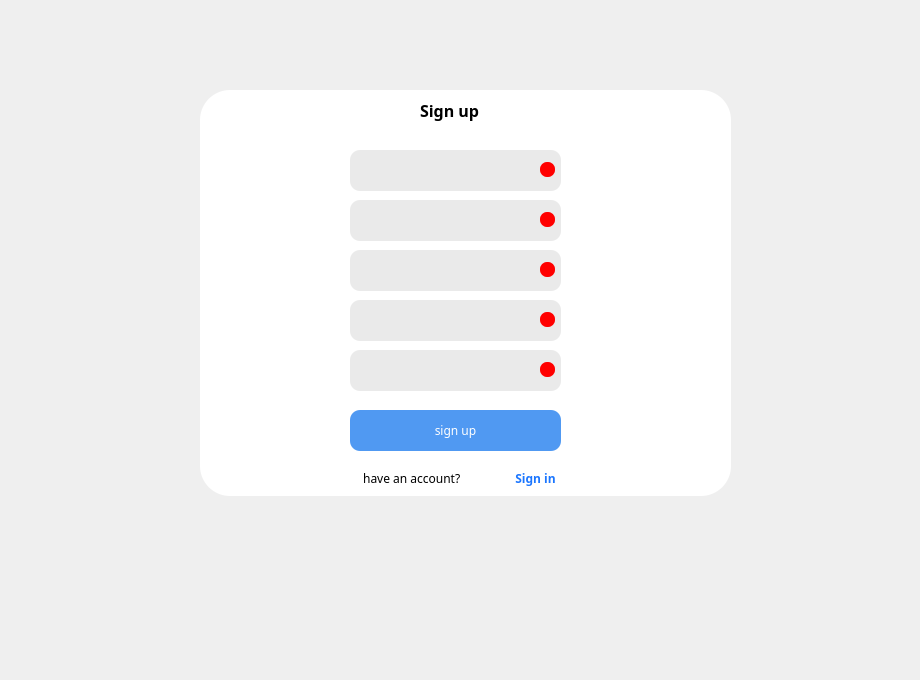
<?xml version="1.0" encoding="UTF-8"?>
<ui version="4.0">
 <class>Dialog</class>
 <widget class="QDialog" name="Dialog">
  <property name="geometry">
   <rect>
    <x>0</x>
    <y>0</y>
    <width>920</width>
    <height>680</height>
   </rect>
  </property>
  <property name="windowTitle">
   <string>Dialog</string>
  </property>
  <widget class="QFrame" name="frame">
   <property name="geometry">
    <rect>
     <x>200</x>
     <y>90</y>
     <width>531</width>
     <height>406</height>
    </rect>
   </property>
   <property name="styleSheet">
    <string notr="true">border-radius: 30px;
background-color: #FFFFFF</string>
   </property>
   <property name="frameShape">
    <enum>QFrame::StyledPanel</enum>
   </property>
   <property name="frameShadow">
    <enum>QFrame::Raised</enum>
   </property>
   <widget class="QLineEdit" name="email">
    <property name="geometry">
     <rect>
      <x>150</x>
      <y>110</y>
      <width>211</width>
      <height>41</height>
     </rect>
    </property>
    <property name="styleSheet">
     <string notr="true">border-radius: 10px;background-color: #EAEAEA;</string>
    </property>
   </widget>
   <widget class="QPushButton" name="lognin">
    <property name="geometry">
     <rect>
      <x>290</x>
      <y>380</y>
      <width>91</width>
      <height>16</height>
     </rect>
    </property>
    <property name="font">
     <font>
      <family>Montserrat</family>
      <weight>75</weight>
      <bold>true</bold>
     </font>
    </property>
    <property name="styleSheet">
     <string notr="true">color: #1B76FF</string>
    </property>
    <property name="text">
     <string>Sign in</string>
    </property>
   </widget>
   <widget class="QPushButton" name="signup">
    <property name="geometry">
     <rect>
      <x>150</x>
      <y>320</y>
      <width>211</width>
      <height>41</height>
     </rect>
    </property>
    <property name="font">
     <font>
      <family>Montserrat</family>
      <weight>50</weight>
      <bold>false</bold>
     </font>
    </property>
    <property name="toolTipDuration">
     <number>-1</number>
    </property>
    <property name="styleSheet">
     <string notr="true">border-radius: 10px;background-color: #5099F2;color : #FFFFFF</string>
    </property>
    <property name="text">
     <string>sign up</string>
    </property>
   </widget>
   <widget class="QLineEdit" name="phone">
    <property name="geometry">
     <rect>
      <x>150</x>
      <y>160</y>
      <width>211</width>
      <height>41</height>
     </rect>
    </property>
    <property name="styleSheet">
     <string notr="true">border-radius: 10px;background-color: #EAEAEA</string>
    </property>
   </widget>
   <widget class="QLabel" name="label">
    <property name="geometry">
     <rect>
      <x>220</x>
      <y>10</y>
      <width>71</width>
      <height>21</height>
     </rect>
    </property>
    <property name="font">
     <font>
      <family>Montserrat</family>
      <pointsize>12</pointsize>
      <weight>75</weight>
      <bold>true</bold>
     </font>
    </property>
    <property name="text">
     <string>Sign up</string>
    </property>
   </widget>
   <widget class="QLabel" name="label_2">
    <property name="geometry">
     <rect>
      <x>160</x>
      <y>380</y>
      <width>141</width>
      <height>16</height>
     </rect>
    </property>
    <property name="font">
     <font>
      <family>Montserrat</family>
      <weight>50</weight>
      <bold>false</bold>
     </font>
    </property>
    <property name="text">
     <string> have an account?</string>
    </property>
   </widget>
   <widget class="QLineEdit" name="name">
    <property name="geometry">
     <rect>
      <x>150</x>
      <y>60</y>
      <width>211</width>
      <height>41</height>
     </rect>
    </property>
    <property name="styleSheet">
     <string notr="true">border-radius: 10px;background-color: #EAEAEA</string>
    </property>
   </widget>
   <widget class="QLineEdit" name="tg">
    <property name="geometry">
     <rect>
      <x>150</x>
      <y>210</y>
      <width>211</width>
      <height>41</height>
     </rect>
    </property>
    <property name="styleSheet">
     <string notr="true">border-radius: 10px;background-color: #EAEAEA</string>
    </property>
    <property name="text">
     <string/>
    </property>
   </widget>
   <widget class="QLineEdit" name="pwd">
    <property name="geometry">
     <rect>
      <x>150</x>
      <y>260</y>
      <width>211</width>
      <height>41</height>
     </rect>
    </property>
    <property name="styleSheet">
     <string notr="true">border-radius: 10px;background-color: #EAEAEA</string>
    </property>
   </widget>
   <widget class="QWidget" name="pwdw" native="true">
    <property name="geometry">
     <rect>
      <x>340</x>
      <y>272</y>
      <width>15</width>
      <height>15</height>
     </rect>
    </property>
    <property name="styleSheet">
     <string notr="true">background-color: #FF0000;border-radius: 7px;</string>
    </property>
   </widget>
   <widget class="QWidget" name="tgw" native="true">
    <property name="geometry">
     <rect>
      <x>340</x>
      <y>222</y>
      <width>15</width>
      <height>15</height>
     </rect>
    </property>
    <property name="styleSheet">
     <string notr="true">background-color: #FF0000;border-radius: 7px;</string>
    </property>
   </widget>
   <widget class="QWidget" name="phomew" native="true">
    <property name="geometry">
     <rect>
      <x>340</x>
      <y>172</y>
      <width>15</width>
      <height>15</height>
     </rect>
    </property>
    <property name="styleSheet">
     <string notr="true">background-color: #FF0000;border-radius: 7px;</string>
    </property>
   </widget>
   <widget class="QWidget" name="emailw" native="true">
    <property name="geometry">
     <rect>
      <x>340</x>
      <y>122</y>
      <width>15</width>
      <height>15</height>
     </rect>
    </property>
    <property name="styleSheet">
     <string notr="true">background-color: #FF0000;border-radius: 7px;</string>
    </property>
   </widget>
   <widget class="QWidget" name="emailw_2" native="true">
    <property name="geometry">
     <rect>
      <x>340</x>
      <y>72</y>
      <width>15</width>
      <height>15</height>
     </rect>
    </property>
    <property name="styleSheet">
     <string notr="true">background-color: #FF0000;border-radius: 7px;</string>
    </property>
   </widget>
   <zorder>email</zorder>
   <zorder>signup</zorder>
   <zorder>lognin</zorder>
   <zorder>phone</zorder>
   <zorder>label</zorder>
   <zorder>label_2</zorder>
   <zorder>name</zorder>
   <zorder>tg</zorder>
   <zorder>pwd</zorder>
   <zorder>pwdw</zorder>
   <zorder>tgw</zorder>
   <zorder>phomew</zorder>
   <zorder>emailw</zorder>
   <zorder>emailw_2</zorder>
  </widget>
 </widget>
 <resources/>
 <connections/>
</ui>
